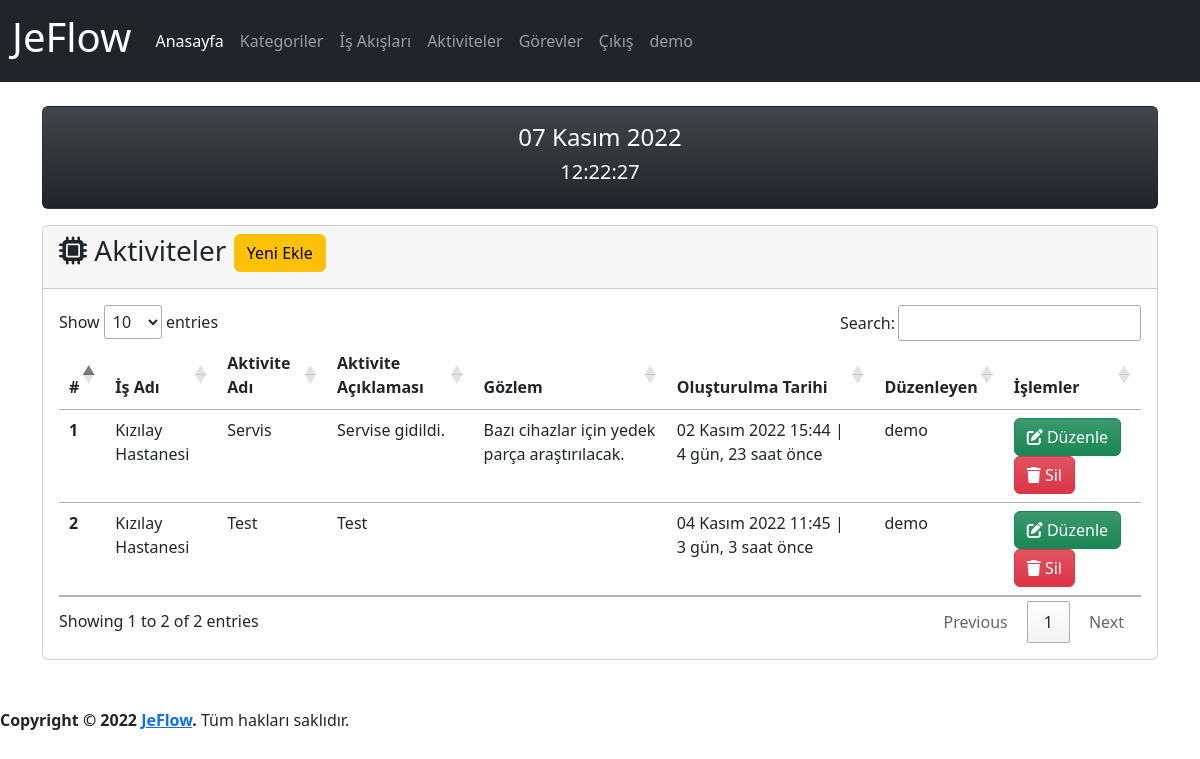
Page /activity/ (signed in) on the earlier database version.
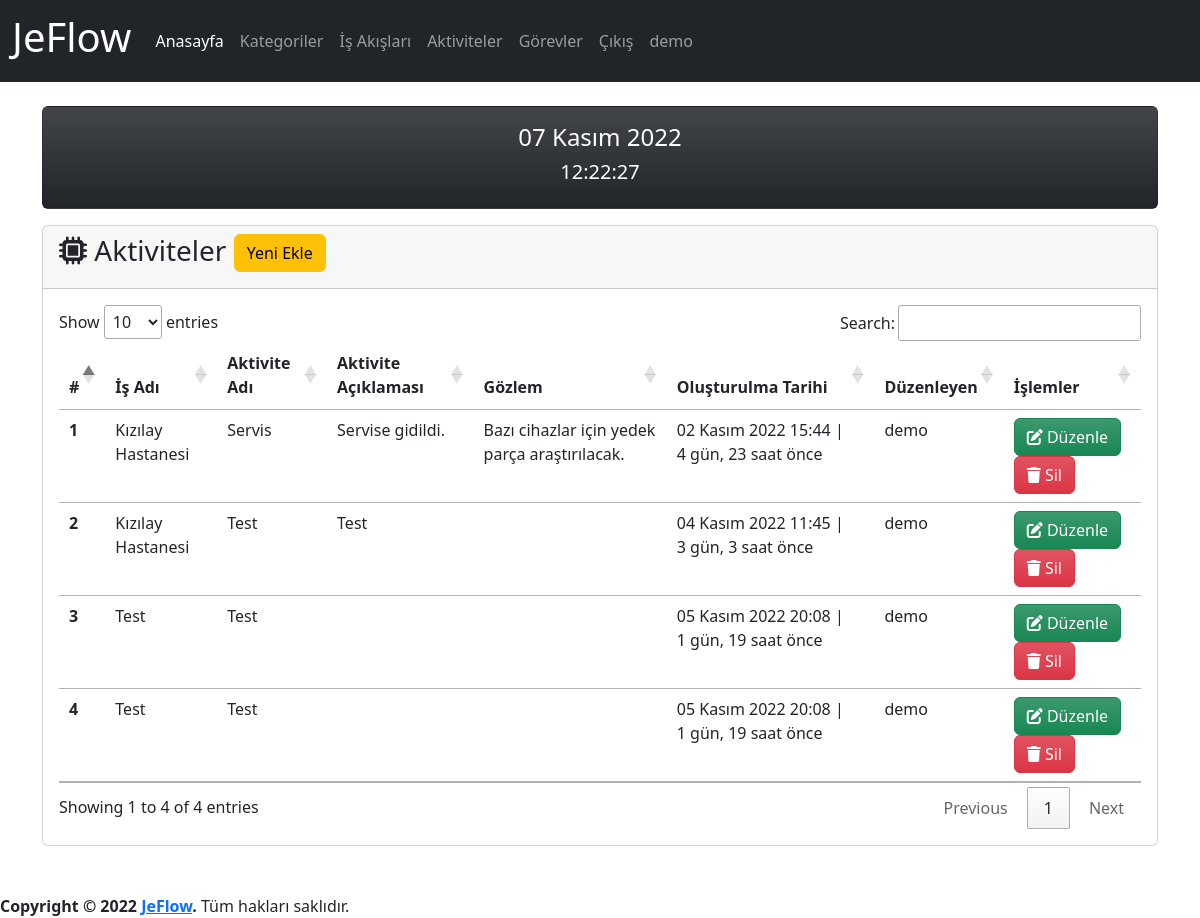
Same page on the later database version.
### app/models.py (models this page shows, shortened)
class Activity(models.Model):
    process=models.ForeignKey(Process,on_delete=models.CASCADE,verbose_name='İş Adı')
    name=models.CharField(max_length=500,verbose_name='Aktivite Adı')
    description=models.TextField(verbose_name='Aktivite Açıklaması', blank=True,null=True)
    observation=models.TextField(verbose_name='Gözlem', blank=True,null=True)
    created_date=models.DateTimeField(auto_now_add=True, verbose_name='Oluşturulma Tarihi')
    user=models.ForeignKey(User,on_delete=models.CASCADE,verbose_name='Kullanıcı', blank=True, null=True)
    class Meta:
        verbose_name='Aktive'
        verbose_name_plural='Aktiviteler'

class Process(models.Model):
    category=models.ForeignKey(Category,on_delete=models.CASCADE,verbose_name='Kategori')
    name=models.CharField(max_length=500,verbose_name='İş Akış Adı')
    description=models.TextField(verbose_name='İş Akış Açıklaması', blank=True, null=True)
    state=models.ForeignKey(State, on_delete=models.SET_NULL,verbose_name='Durum', blank=True, null=True)
    created_date=models.DateTimeField(auto_now_add=True, verbose_name='Oluşturulma Tarihi')
    user=models.ForeignKey(User,on_delete=models.CASCADE,verbose_name='Kullanıcı', blank=True, null=True)
    def __str__(self):
        return self.name # + ' - ' + self.created_date.strftime("%d.%m.%Y, %H:%M:%S")
    class Meta:
        verbose_name='İş Akışı'
        verbose_name_plural='İş Akışları'

### app/views.py (the view, shortened to what this page needs)
# urls.py: path('activity/', views.activity, name='activity'),
@login_required(login_url='/user/login/')
def activity(request):
    activity_form=ActivityForm()
    activities = Activity.objects.order_by('created_date')
    context = {
        'activity_form':activity_form,
        'activities': activities
    }
    return render(request, 'app/activity.html', context)

### app/forms.py
class ActivityForm(forms.ModelForm):
    class Meta:
        model=Activity
        fields=('process','name','description','observation')

### templates/app/activity.html (shortened to what this page needs)
{% extends 'layout.html' %}
{% load humanize %}
{% block content %}
{% load crispy_forms_tags %}
<div class="row mt-3">
    <div class="col-md-12">
        <div class="card">
            <div class="card-header">
                <h3 class="card-title">
                    <i class="fa-solid fa-microchip"></i>
                    Aktiviteler
                    <button type="button" class="btn btn-warning" data-bs-toggle="modal" data-bs-target="#exampleModal">
                        Yeni Ekle
                    </button>
                </h3>
            </div>
            <div class="card-body">
                {% if activities %}
                <table id="activity" class="table table-hover">
                    <thead>
                        <tr>
                            <th scope="col">#</th>
                            <th scope="col">İş Adı</th>
                            <th scope="col">Aktivite Adı</th>
                            <th scope="col">Aktivite Açıklaması</th>
                            <th scope="col">Gözlem</th>
                            <th scope="col">Oluşturulma Tarihi</th>
                            <th scope="col">Düzenleyen</th>
                            <th scope="col">İşlemler</th>
                        </tr>
                    </thead>
                    <tbody>
                        {% for activity in activities %}
                        <tr>
                            <th scope="row">{{ activity.id }}</th>
                            <td>{{ activity.process }}</td>
                            <td>{{ activity.name }}</td>
                            <td>{{ activity.description }}</td>
                            <td>{{ activity.observation }}</td>
                            <td>{{ activity.created_date }} | {{ activity.created_date | timesince}} önce</td>
                            <td>{{ activity.user }}</td>
                            <td>
                                <a class="btn btn-success bg-gradient" href="{% url 'activity_update' activity.id %}">
                                    <i class="fa-solid fa-pen-to-square"></i>
                                    Düzenle
                                </a>
                                <a class="btn btn-danger bg-gradient" href="{% url 'activity_delete' activity.id %}">
                                    <i class="fa-solid fa-trash"></i>
                                    Sil
                                </a>
                            </td>
                        </tr>
                        {% endfor %}
                    </tbody>
                </table>
                {% else %}
                <div class="alert alert-warning">
                    <p>Aktivite bulunamadı.</p>
                </div>
                {% endif %}
            </div>
        </div>
    </div>
</div>
{% endblock %}

Differences in the rows shown:
added Activity: id "3", process "Test", name "Test", created_date "05 Kasım 2022 20:08", created_date "1 gün, 19 saat", user "demo"
added Activity: id "4", process "Test", name "Test", created_date "05 Kasım 2022 20:08", created_date "1 gün, 19 saat", user "demo"
Other differences:
text written by a page script: "Show entries Search: Showing 1 to 2 of 2 entries Previous 1 Next" → "Show entries Search: Showing 1 to 4 of 4 entries Previous 1 Next"
